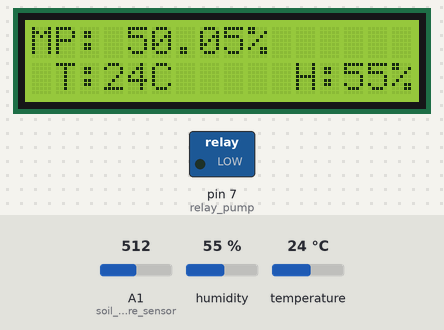
A sketch run on a simulated Arduino Uno, built with avr-gcc and run on an emulated ATmega328P. On the bench: 16×2 character LCD, switched loads named in the sketch (green lamp = pin HIGH). Inputs (shaded band) come from the test bench; at power-on: A1 (soil_moisture_sensor) = 512, humidity 55 %, temperature 24 °C. What the sketch prints to the serial monitor is not drawn.

Above: at 1.2 s.
1.3 s: A1 (soil_moisture_sensor) set to 112
At 3.3 s:
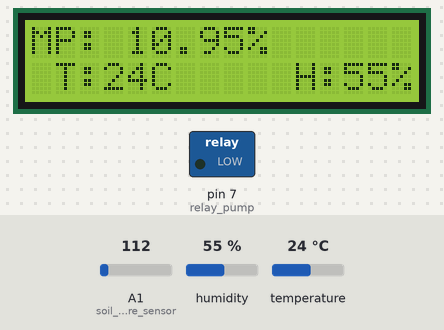
3.6 s: A1 (soil_moisture_sensor) set to 91
At 5.4 s:
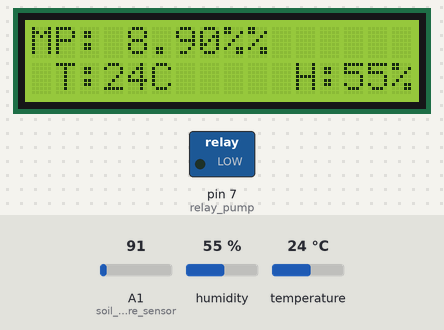
5.7 s: humidity set to 22 %
At 7.5 s:
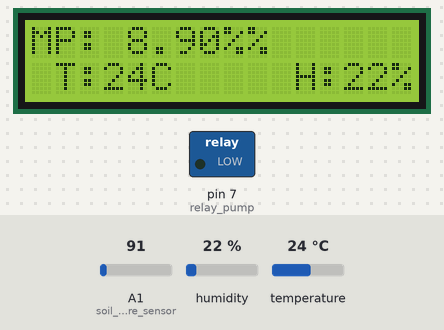
7.8 s: temperature set to 12 °C
At 8.8 s:
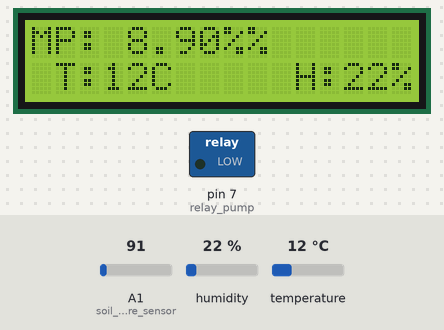
9.9 s: humidity set to 40 %
At 11.0 s:
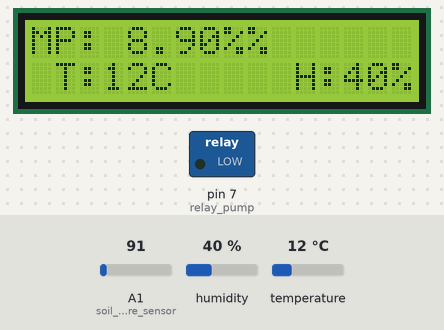
12.0 s: A1 (soil_moisture_sensor) set to 122
At 13.2 s:
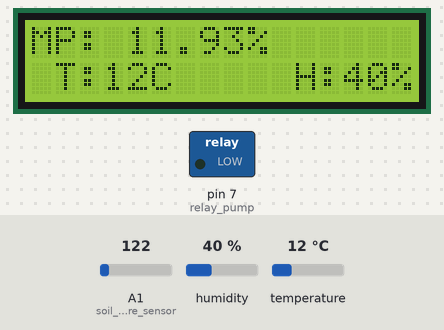
Timing chart, 0 to 15.0 s (numbered marks = the images above; inputs shaded):
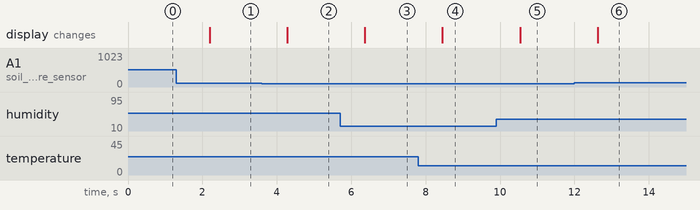

The sketch:

soil_moisturehackaton.ino
```cpp
#include <DHT.h>
#include <LiquidCrystal_I2C.h>
#include <Wire.h>

LiquidCrystal_I2C lcd(0x27,16,2); // set the LCD address to 0x27 for a 16 chars and 2 line display
//Constants
const int DHTPIN = A3;     // what pin we're connected to
#define DHTTYPE DHT11   // DHT 11
DHT dht(DHTPIN, DHTTYPE); //// Initialize DHT sensor for normal 16mhz Arduino
//Variables
//int chk;
int h;  //Stores humidity value
int t; //Stores temperature value
const int soil_moisture_sensor = A1;
const int relay_pump = 7;

float soil_moisture_value;
float moisture_percentage;
void setup(){
    Serial.begin(9600);
    Serial.println("Temperature and Humidity Sensor Test");
    dht.begin();
    lcd.init(); //initialize the lcd
    lcd.backlight(); //open the backlight
    pinMode(soil_moisture_sensor, INPUT);
    pinMode(relay_pump, OUTPUT);
    digitalWrite(relay_pump, LOW);
    // lcd.print("Welcome");
}
void loop(){
    //Read data and store it to variables h (humidity) and t (temperature)
    // Reading temperature or humidity takes about 250 milliseconds!
    soil_moisture_value = analogRead(soil_moisture_sensor);
    moisture_percentage = (float)(soil_moisture_value/1023) * 100;
    // soil_moisture_value = (soil_moisture_value / 1023) * 100;
    Serial.print("Moisture raw: ");
    Serial.print(soil_moisture_value);
    Serial.print(" Moisture percent: ");
    Serial.print(moisture_percentage);

    h = dht.readHumidity();
    t = dht.readTemperature();
    //Print temp and humidity values to serial monitor
    // > 32 && h < 40 && moisture_percentage < 65)
    if(t > 26 && h > 40 && moisture_percentage > 65){
      digitalWrite(relay_pump, HIGH);
    }
    // else{
    //   digitalWrite(relay_pump, LOW);//32 && h < 40 && moisture_percentage < 65)
    // }
    if(moisture_percentage < 45){
      digitalWrite(relay_pump, LOW);
    }

    Serial.print(" Humidity: ");
    Serial.print(h);
    Serial.print(" %, Temp: ");
    Serial.print(t);
    Serial.println(" ° Celsius");
// set the cursor to (0,0):
// print from 0 to 9:
    lcd.setCursor(0, 0);
    lcd.print("MP: ");
    lcd.print(moisture_percentage);
    lcd.print("%");
    lcd.setCursor(0, 1);
    lcd.print(" T:");
    lcd.print(t);
    lcd.print("C");
    lcd.setCursor(11, 1);
    lcd.print("H:");
    lcd.print(h);
    lcd.print("%");

  delay(1000);
}
```

Measured:
- the behaviour switches between 103 and 102 on A1 (soil_moisture_sensor) (found by bisection; images 1 and 2)
- after the input at 1.3 s, the display: changes after 0.90 s (image 1)
- after the input at 3.6 s, the display: changes after 0.69 s (image 2)
- after the input at 5.7 s, the display: changes after 0.67 s (image 3)
- after the input at 7.8 s, the display: changes after 0.65 s (image 4)
- after the input at 9.9 s, the display: changes after 0.64 s (image 5)
- after the input at 12.0 s, the display: changes after 0.62 s (image 6)
